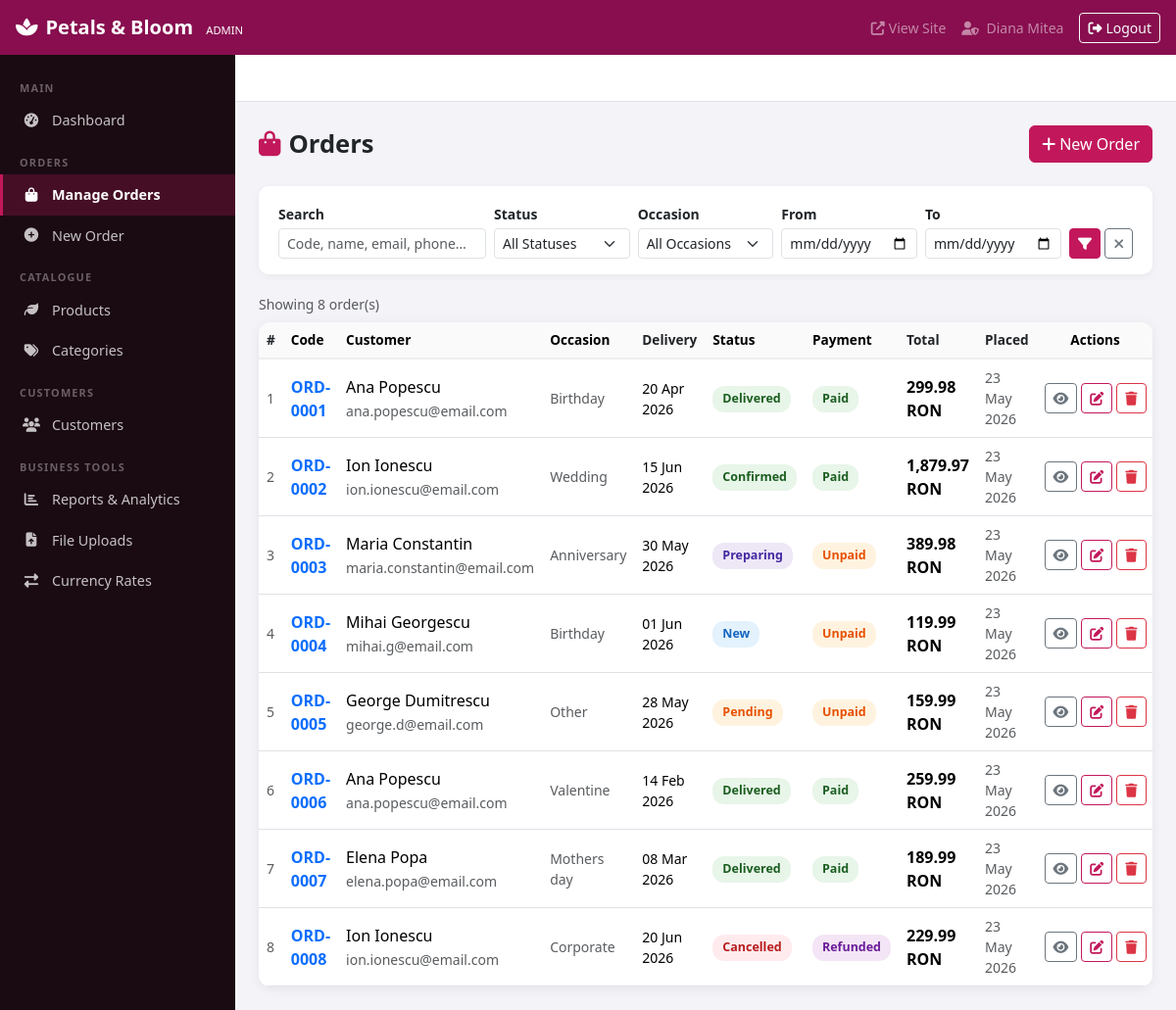
Page /admin/orders/index.php (signed in) on the committed database.
### tables this page shows
CREATE TABLE `orders` (
  `id`               INT UNSIGNED    NOT NULL AUTO_INCREMENT,
  `customer_id`      INT UNSIGNED    DEFAULT NULL,
  `order_code`       VARCHAR(20)     NOT NULL UNIQUE,
  `customer_name`    VARCHAR(100)    NOT NULL,
  `customer_email`   VARCHAR(100)    NOT NULL,
  `customer_phone`   VARCHAR(20)     NOT NULL,
  `delivery_address` VARCHAR(255)    NOT NULL,
  `delivery_city`    VARCHAR(100)    NOT NULL,
  `delivery_date`    DATE            NOT NULL,
  `delivery_time`    VARCHAR(20)     DEFAULT NULL,
  `occasion`         VARCHAR(50)     DEFAULT NULL,
  `card_message`     TEXT            DEFAULT NULL,
  `special_notes`    TEXT            DEFAULT NULL,
  `status`           ENUM('new','pending','confirmed','preparing','out_for_delivery','delivered','cancelled')
                                     NOT NULL DEFAULT 'new',
  `total_price`      DECIMAL(10,2)   NOT NULL DEFAULT 0.00,
  `payment_status`   ENUM('unpaid','paid','refunded') NOT NULL DEFAULT 'unpaid',
  `created_at`       TIMESTAMP       DEFAULT CURRENT_TIMESTAMP,
  `updated_at`       TIMESTAMP       DEFAULT CURRENT_TIMESTAMP ON UPDATE CURRENT_TIMESTAMP,
  PRIMARY KEY (`id`),
  CONSTRAINT `fk_orders_customer`
    FOREIGN KEY (`customer_id`) REFERENCES `customers`(`id`)
    ON DELETE SET NULL ON UPDATE CASCADE
);

### admin/orders/index.php (the view, shortened to what this page needs)
<?php
$conn           = getDbConnection();
$search    = trim($_GET['search']      ?? '');
$status    = $_GET['status']           ?? '';
$occasion  = $_GET['occasion']         ?? '';
$dateFrom  = $_GET['date_from']        ?? '';
$dateTo    = $_GET['date_to']          ?? '';
$sort      = in_array($_GET['sort'] ?? '', ['created_at','delivery_date','total_price','status']) ? $_GET['sort'] : 'created_at';
$dir       = ($_GET['dir'] ?? 'desc') === 'asc' ? 'asc' : 'desc';
$page      = max(1, (int)($_GET['page'] ?? 1));
$perPage   = 15;
$where  = [];
$whereSQL = $where ? 'WHERE ' . implode(' AND ', $where) : '';
$cntStmt = $conn->prepare("SELECT COUNT(*) AS n FROM orders o $whereSQL");
$cntStmt->execute();
$totalRows = $cntStmt->get_result()->fetch_assoc()['n'];
$totalPages = max(1, (int)ceil($totalRows / $perPage));
$page = min($page, $totalPages);
$offset = ($page - 1) * $perPage;
$sql = "SELECT o.id, o.order_code, o.customer_name, o.customer_email, o.delivery_date,
               o.occasion, o.status, o.total_price, o.payment_status, o.created_at
        FROM orders o
        $whereSQL
        ORDER BY o.$sort $dir
        LIMIT $perPage OFFSET $offset";
$stmt = $conn->prepare($sql);
$stmt->execute();
$orders = $stmt->get_result();
$filterParams = array_filter(compact('search', 'status', 'occasion', 'dateFrom', 'dateTo'), fn($v) => $v !== '');
$filterQuery  = http_build_query($filterParams + ['sort' => $sort, 'dir' => $dir]);
include __DIR__ . '/../includes/header.php';
?>
<div class="page-header">
  <h1><i class="fa fa-shopping-bag me-2 text-primary-custom"></i>Orders</h1>
  <a href="<?= $adminBase ?>/orders/create.php" class="btn btn-primary">
    <i class="fa fa-plus me-1"></i>New Order
  </a>
</div>
<div class="filters-bar">
  <form method="get" class="row g-2 align-items-end">
    <div class="col-md-3">
      <label class="form-label small fw-semibold mb-1">Search</label>
      <input type="text" name="search" class="form-control form-control-sm"
             placeholder="Code, name, email, phone…"
             value="<?= htmlspecialchars($search, ENT_QUOTES, 'UTF-8') ?>">
    </div>
    <div class="col-md-2">
      <label class="form-label small fw-semibold mb-1">Status</label>
      <select name="status" class="form-select form-select-sm" id="statusFilter">
        <option value="">All Statuses</option>
      </select>
    </div>
    <div class="col-md-2">
      <label class="form-label small fw-semibold mb-1">Occasion</label>
      <select name="occasion" class="form-select form-select-sm">
        <option value="">All Occasions</option>
      </select>
    </div>
    <div class="col-md-2">
      <label class="form-label small fw-semibold mb-1">From</label>
      <input type="date" name="date_from" class="form-control form-control-sm"
             value="<?= htmlspecialchars($dateFrom, ENT_QUOTES, 'UTF-8') ?>">
    </div>
    <div class="col-md-2">
      <label class="form-label small fw-semibold mb-1">To</label>
      <input type="date" name="date_to" class="form-control form-control-sm"
             value="<?= htmlspecialchars($dateTo, ENT_QUOTES, 'UTF-8') ?>">
    </div>
    <div class="col-md-1 d-flex gap-1">
      <button type="submit" class="btn btn-primary btn-sm flex-grow-1">
        <i class="fa fa-filter"></i>
      </button>
      <a href="<?= $adminBase ?>/orders/index.php" class="btn btn-outline-secondary btn-sm">
        <i class="fa fa-times"></i>
      </a>
    </div>
  </form>
</div>
<p class="text-muted small mb-2">Showing <?= $totalRows ?> order(s)</p>
<div class="admin-table">
  <div class="table-responsive">
    <table class="table table-hover align-middle mb-0">
      <thead>
        <tr>
          <th>
            <a href="?<?= $filterQuery ?>&sort=id&dir=<?= $sort==='id'&&$dir==='asc'?'desc':'asc' ?>" class="text-dark text-decoration-none">#</a>
          </th>
          <th>Code</th>
          <th>Customer</th>
          <th>Occasion</th>
          <th>
            <a href="?<?= $filterQuery ?>&sort=delivery_date&dir=<?= $sort==='delivery_date'&&$dir==='asc'?'desc':'asc' ?>" class="text-dark text-decoration-none">Delivery</a>
          </th>
          <th>Status</th>
          <th>Payment</th>
          <th>
            <a href="?<?= $filterQuery ?>&sort=total_price&dir=<?= $sort==='total_price'&&$dir==='asc'?'desc':'asc' ?>" class="text-dark text-decoration-none">Total</a>
          </th>
          <th>
            <a href="?<?= $filterQuery ?>&sort=created_at&dir=<?= $sort==='created_at'&&$dir==='asc'?'desc':'asc' ?>" class="text-dark text-decoration-none">Placed</a>
          </th>
          <th class="text-center">Actions</th>
        </tr>
      </thead>
      <tbody>
        <?php while ($o = $orders->fetch_assoc()): ?>
        <tr>
          <td class="text-muted small"><?= (int)$o['id'] ?></td>
          <td class="fw-semibold text-primary-custom">
            <a href="<?= $adminBase ?>/orders/view.php?id=<?= (int)$o['id'] ?>" class="text-decoration-none">
              <?= htmlspecialchars($o['order_code'], ENT_QUOTES, 'UTF-8') ?>
            </a>
          </td>
          <td>
            <div><?= htmlspecialchars($o['customer_name'], ENT_QUOTES, 'UTF-8') ?></div>
            <small class="text-muted"><?= htmlspecialchars($o['customer_email'], ENT_QUOTES, 'UTF-8') ?></small>
          </td>
          <td class="small text-muted">
            <?= htmlspecialchars(ucfirst(str_replace('_', ' ', $o['occasion'] ?? '')), ENT_QUOTES, 'UTF-8') ?>
          </td>
          <td class="small">
            <?= htmlspecialchars(date('d M Y', strtotime($o['delivery_date'])), ENT_QUOTES, 'UTF-8') ?>
          </td>
          <td>
            <span class="status-badge status-<?= htmlspecialchars($o['status'], ENT_QUOTES, 'UTF-8') ?>
                         status-change-trigger" style="cursor:pointer"
                  data-id="<?= (int)$o['id'] ?>"
                  data-current="<?= htmlspecialchars($o['status'], ENT_QUOTES, 'UTF-8') ?>">
              <?= htmlspecialchars(ucfirst(str_replace('_',' ',$o['status'])), ENT_QUOTES, 'UTF-8') ?>
            </span>
          </td>
          <td>
            <span class="status-badge payment-<?= htmlspecialchars($o['payment_status'], ENT_QUOTES, 'UTF-8') ?>">
              <?= htmlspecialchars(ucfirst($o['payment_status']), ENT_QUOTES, 'UTF-8') ?>
            </span>
          </td>
          <td class="fw-semibold"><?= number_format((float)$o['total_price'], 2) ?> RON</td>
          <td class="small text-muted">
            <?= htmlspecialchars(date('d M Y', strtotime($o['created_at'])), ENT_QUOTES, 'UTF-8') ?>
          </td>
          <td class="text-center">
            <div class="d-flex gap-1 justify-content-center">
              <a href="<?= $adminBase ?>/orders/view.php?id=<?= (int)$o['id'] ?>"
                 class="btn btn-sm btn-outline-secondary" title="View">
                <i class="fa fa-eye"></i>
              </a>
              <a href="<?= $adminBase ?>/orders/edit.php?id=<?= (int)$o['id'] ?>"
                 class="btn btn-sm btn-outline-primary" title="Edit">
                <i class="fa fa-edit"></i>
              </a>
              <a href="<?= $adminBase ?>/orders/delete.php?id=<?= (int)$o['id'] ?>"
                 class="btn btn-sm btn-outline-danger" title="Delete"
                 onclick="return confirm('Are you sure you want to delete this order? This cannot be undone.')">
                <i class="fa fa-trash"></i>
              </a>
            </div>
          </td>
        </tr>
        <?php endwhile; ?>
      </tbody>
    </table>
  </div>
</div>
<?php include __DIR__ . '/../includes/footer.php'; ?>

### assets/css/admin.css (style rules this page uses)
:root { --admin-sidebar-w: 240px; --admin-topnav-h: 56px; --sidebar-bg: #1a0a12; --sidebar-hover: #2d1020; --sidebar-active: #c2185b; --admin-primary: #c2185b; --admin-primary-dk: #880e4f; }
body.admin-body { background: #f4f4f8; margin: 0; font-family: 'Segoe UI', sans-serif; }
.admin-table { background: #fff; border-radius: 12px; box-shadow: 0 2px 12px rgba(0,0,0,.07); overflow: hidden; }
.admin-table thead th { background: #fafafa; font-weight: 600; font-size: .85rem; border-bottom: 2px solid #eee; }
.status-badge { display:inline-block; padding:4px 10px; border-radius:12px; font-size:.78rem; font-weight:600; }
.status-new { background:#e3f2fd; color:#1565c0; }
.status-pending { background:#fff3e0; color:#e65100; }
.status-confirmed { background:#e8f5e9; color:#1b5e20; }
.status-preparing { background:#ede7f6; color:#4527a0; }
.status-delivered { background:#e8f5e9; color:#1b5e20; }
.status-cancelled { background:#ffebee; color:#b71c1c; }
.payment-unpaid { background:#fff3e0; color:#e65100; }
.payment-paid { background:#e8f5e9; color:#1b5e20; }
.payment-refunded { background:#f3e5f5; color:#6a1b9a; }
.btn-primary { background: var(--admin-primary); border-color: var(--admin-primary); }
.btn-outline-primary { color: var(--admin-primary); border-color: var(--admin-primary); }
.text-primary-custom { color: var(--admin-primary) !important; }
.page-header { display: flex; justify-content: space-between; align-items: center; flex-wrap: wrap; gap: 12px; margin-bottom: 24px; }
.page-header h1 { font-size: 1.6rem; font-weight: 700; margin: 0; }
.filters-bar { background: #fff; border-radius: 10px; padding: 16px 20px; box-shadow: 0 2px 8px rgba(0,0,0,.05); margin-bottom: 20px; }

### rows in the picture
orders: id "1", order_code "ORD-0001", customer_name "Ana Popescu", customer_email "ana.popescu@email.com", occasion "Birthday", delivery_date "20 Apr 2026", status "Delivered", payment_status "Paid", total_price "299.98", created_at "23 May 2026"
orders: id "2", order_code "ORD-0002", customer_name "Ion Ionescu", customer_email "ion.ionescu@email.com", occasion "Wedding", delivery_date "15 Jun 2026", status "Confirmed", payment_status "Paid", total_price "1,879.97", created_at "23 May 2026"
orders: id "3", order_code "ORD-0003", customer_name "Maria Constantin", customer_email "maria.constantin@email.com", occasion "Anniversary", delivery_date "30 May 2026", status "Preparing", payment_status "Unpaid", total_price "389.98", created_at "23 May 2026"
orders: id "4", order_code "ORD-0004", customer_name "Mihai Georgescu", customer_email "mihai.g@email.com", occasion "Birthday", delivery_date "01 Jun 2026", status "New", payment_status "Unpaid", total_price "119.99", created_at "23 May 2026"
orders: id "5", order_code "ORD-0005", customer_name "George Dumitrescu", customer_email "george.d@email.com", occasion "Other", delivery_date "28 May 2026", status "Pending", payment_status "Unpaid", total_price "159.99", created_at "23 May 2026"
orders: id "6", order_code "ORD-0006", customer_name "Ana Popescu", customer_email "ana.popescu@email.com", occasion "Valentine", delivery_date "14 Feb 2026", status "Delivered", payment_status "Paid", total_price "259.99", created_at "23 May 2026"
orders: id "7", order_code "ORD-0007", customer_name "Elena Popa", customer_email "elena.popa@email.com", occasion "Mothers day", delivery_date "08 Mar 2026", status "Delivered", payment_status "Paid", total_price "189.99", created_at "23 May 2026"
orders: id "8", order_code "ORD-0008", customer_name "Ion Ionescu", customer_email "ion.ionescu@email.com", occasion "Corporate", delivery_date "20 Jun 2026", status "Cancelled", payment_status "Refunded", total_price "229.99", created_at "23 May 2026"

### other values in the picture
$_SESSION['admin_name'] "Diana Mitea"
$totalRows "8"
